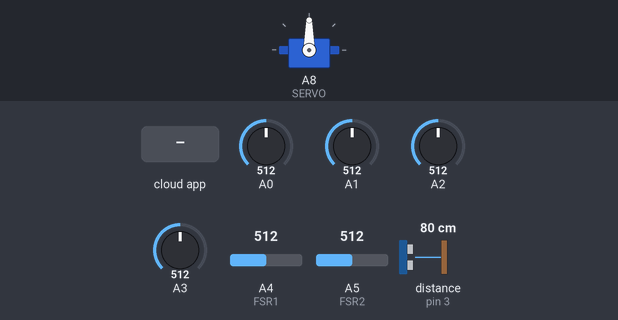
The sketch below on a simulated Arduino Mega 2560, built with avr-gcc and run on an emulated ATmega2560. On the bench: servo. Wiring (inferred from the names in the program): ultrasonic range finder: trigger pin 2; echo pin 3. Inputs (shaded band) come from the test bench; at power-on: A0 = 512, A1 = 512, A2 = 512, A3 = 512, A4 (FSR1) = 512, A5 (FSR2) = 512, distance to the obstacle (sensor on pin 3) 80 cm. The echo pulse lasts 58.3 µs per cm; the ROS host is connected and sends only what is stated.

Above: at 1.2 s.
1.3 s: the phone or cloud app sets servo to 0
At 4.1 s:
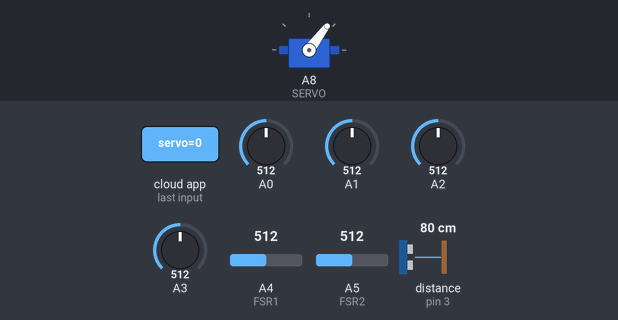
4.3 s: the phone or cloud app sets servo to 1
At 5.39 s:
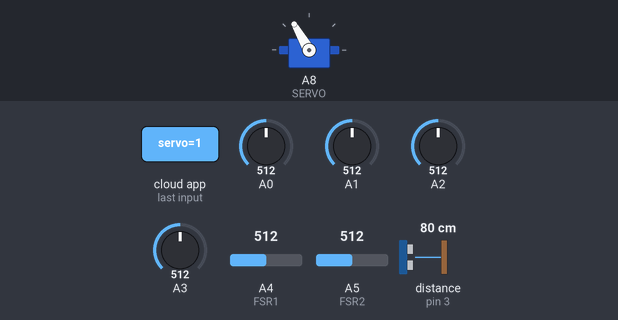
At 7.7 s:
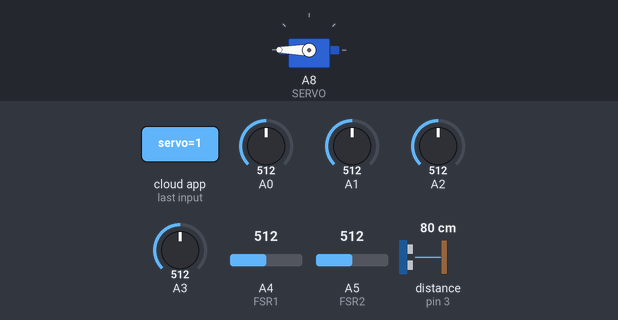
Timing chart, 0 to 9.2 s (numbered marks = the images above; inputs shaded):
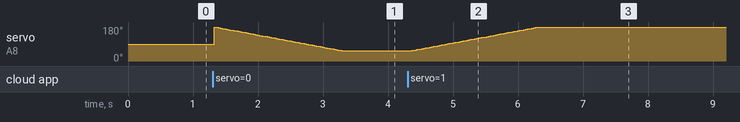

The sketch:

VIMEE.ino
```cpp
  // VIMEE
// Communication based on ros bridge
// to start communication, type in command "rosrun rosserial_python serial_node.py /dev/ttyACM0"

#include <ros.h>
#include <std_msgs/Int64.h>
#include <std_msgs/Int16.h>
#include <std_msgs/Float32.h>
#include <std_msgs/Bool.h>
#include <Servo.h>

// Servo
Servo ser;
const int MAX = 2400;
const int MIN = 544;

// pins
const int XACC1 = A0;                  // acc1: x-axis of the accelerometer
const int YACC1 = A1;                  // acc1: y-axis of the accelerometer
const int XACC2 = A2;                  // acc2: x-axis of the accelerometer
const int YACC2 = A3;                  // acc2: y-axis of the accelerometer

const int FSR1 = A4;
const int FSR2 = A5;

const int TRIGPIN1 = 2;
const int ECHOPIN1 = 3;
const int TRIGPIN2 = 4;
const int ECHOPIN2 = 5;

const int SERVO = A8;

// accelerometer constants
const int YZERO1 = 340;
const int NEGONEG1 = 272;
const int ONEG1 = 409;                 // acc1

const int YZERO2 = 344;
const int NEGONEG2 = 281;
const int ONEG2 = 417;                 // acc2

// ROS
ros::NodeHandle nh;

std_msgs::Float32 acc1_msg;
ros::Publisher acc1("acc1", &acc1_msg);
std_msgs::Float32 acc2_msg;
ros::Publisher acc2("acc2", &acc2_msg);
std_msgs::Int64 us1_msg;
ros::Publisher us1("us1", &us1_msg);
std_msgs::Int16 fsr1_msg;
ros::Publisher fsr1("fsr1", &fsr1_msg);
std_msgs::Int16 fsr2_msg;
ros::Publisher fsr2("fsr2", &fsr2_msg);

std_msgs::Bool servo_msg;

void servoCallback( const std_msgs::Bool& toggle_msg){
  if(toggle_msg.data)
    openServo();
  else
    closeServo();
}

ros::Subscriber<std_msgs::Bool> servo("servo", &servoCallback );

void setup() {
  // ros communication
  nh.getHardware()->setBaud(57600);
  nh.initNode();
  // outgoing nodes
  nh.advertise(acc1);
  nh.advertise(acc2);
  nh.advertise(us1);
  nh.advertise(fsr1);
  nh.advertise(fsr2);
  // incoming node(s)
  nh.subscribe(servo);


//  // serial communication
//  Serial.begin(9600);

  //Define inputs and outputs for ultrasound
  pinMode(TRIGPIN1, OUTPUT);
  pinMode(TRIGPIN2, OUTPUT);
  pinMode(ECHOPIN1, INPUT);
  pinMode(ECHOPIN2, INPUT);

  //Define servo pins
  pinMode(SERVO,OUTPUT);
  ser.attach(SERVO);
}

void loop() {


  acc1_msg.data = readAngle(XACC1,YACC1,NEGONEG1,ONEG1,YZERO1);
  acc2_msg.data = readAngle(XACC2,YACC2,NEGONEG2,ONEG2,YZERO2);
  us1_msg.data = readUS1();
  fsr1_msg.data = analogRead(FSR1);
  fsr2_msg.data = analogRead(FSR2);

  acc1.publish( &acc1_msg );
  acc2.publish( &acc2_msg );
  us1.publish( &us1_msg );
  fsr1.publish( &fsr1_msg );
  fsr2.publish( &fsr2_msg );

  nh.spinOnce();
  delay(20);


}

// read angle of accelerometer
float readAngle(int xpin, int ypin, int negative, int positive, int yzero){
  float acc = 2.0*(analogRead(xpin)-negative)/(positive-negative)-1;
  if (analogRead(ypin) < yzero){
    return acos(acc);
  }
  else{
    return -acos(acc);
  }
}

// read ultrasound duration
long readUS1() {
  // The sensor is triggered by a HIGH pulse of 10 or more microseconds.
  // Give a short LOW pulse beforehand to ensure a clean HIGH pulse:
  digitalWrite(TRIGPIN1, LOW);
  delayMicroseconds(2);
  digitalWrite(TRIGPIN1, HIGH);
  delayMicroseconds(5);
  digitalWrite(TRIGPIN1, LOW);

  // Read the signal from the sensor: a HIGH pulse whose
  // duration is the time (in microseconds) from the sending
  // of the ping to the reception of its echo off of an object.
  pinMode(ECHOPIN1, INPUT);
  return pulseIn(ECHOPIN1, HIGH, 50000);
}

// read ultrasound duration
long readUS2() {
  // The sensor is triggered by a HIGH pulse of 10 or more microseconds.
  // Give a short LOW pulse beforehand to ensure a clean HIGH pulse:
  digitalWrite(TRIGPIN2, LOW);
  delayMicroseconds(2);
  digitalWrite(TRIGPIN2, HIGH);
  delayMicroseconds(5);
  digitalWrite(TRIGPIN2, LOW);

  // Read the signal from the sensor: a HIGH pulse whose
  // duration is the time (in microseconds) from the sending
  // of the ping to the reception of its echo off of an object.
  pinMode(ECHOPIN2, INPUT);
  return pulseIn(ECHOPIN2, HIGH, 50000);
}

void openServo(){
  for (int pos = MIN*2; pos <= MAX; pos += 10) { // goes from 0 degrees to 180 degrees
    // in steps of 1 degree
    ser.writeMicroseconds(pos);              // tell servo to go to position in variable 'pos'
    delay(15);                       // waits 15ms for the servo to reach the position
  }
}

void closeServo(){
  for (int pos = MAX; pos >= MIN*2; pos -= 10) { // goes from 180 degrees to 0 degrees
    ser.write(pos);              // tell servo to go to position in variable 'pos'
    delay(15);                       // waits 15ms for the servo to reach the position
  }
}
```

Measured:
- after the input at 4.3 s, servo on A8 (SERVO): moves from 53° to 180° over 2.0 s, starting at once
